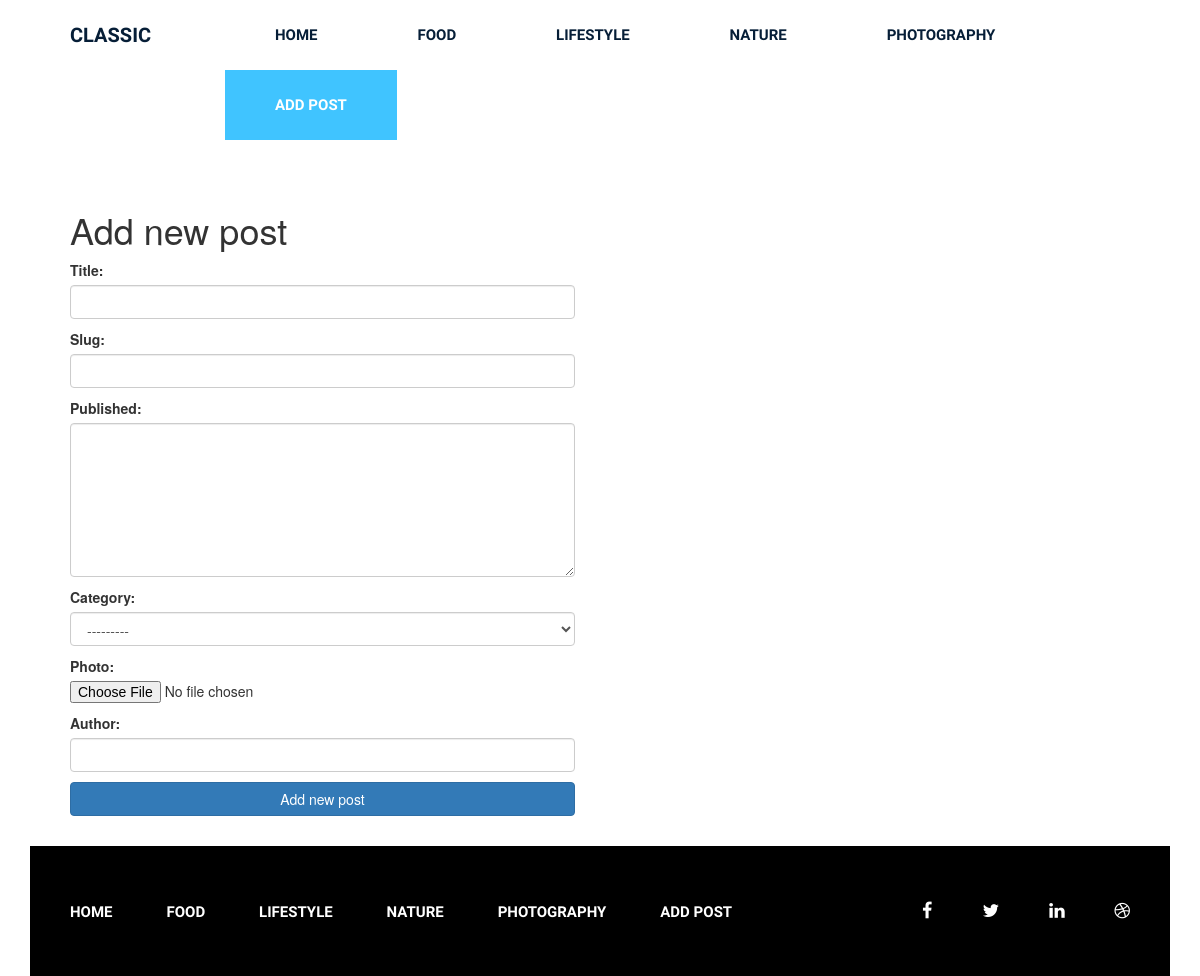
Page /add on the committed database.
### news/models.py (models this page shows)
class Category(models.Model):
    title = models.CharField(max_length=64)
    slug = models.SlugField(max_length=64, verbose_name='Category', unique=True)
    class Meta:
        ordering = ['title']
        verbose_name = 'Category'
        verbose_name_plural = 'Categories'
    def __str__(self):
        return self.title
    def get_absolute_url(self):
        return reverse_lazy('category', kwargs={'slug': self.slug})

### news/views.py (the view)
# urls.py: path('add', views.NewsAddView.as_view(), name='add'),
class NewsAddView(CreateView):
    form_class = NewsForm
    template_name = 'news/add.html'
    success_url = reverse_lazy('news')

### news/forms.py
class NewsForm(forms.ModelForm):
    class Meta:
        model = Post
        fields = ['title', 'slug', 'content', 'category', 'photo', 'author']
        widgets = {
            'title': forms.TextInput(attrs={'class': 'form-control'}),
            'slug': forms.TextInput(attrs={'class': 'form-control'}),
            'content': forms.Textarea(attrs={'class': 'form-control', 'rows': 7}),
            'category': forms.Select(attrs={'class': 'form-control'}),
            'author': forms.TextInput(attrs={'class': 'form-control'}),
        }

### news/templatetags/menu.py (called while the page is built)
@register.inclusion_tag('news/menu_tpl.html')
def show_menu(menu_class='menu'):
    categories = Category.objects.all()
    return {
        'categories': categories, 'menu_class': menu_class}

### news/templates/news/add.html (shortened to what this page needs)
{% extends 'detail_base.html' %}
{% load static %}
{% block content %}
    <section class="blog-post-area">
            <div class="container">
                <div class="row">
                    <div class="blog-post-area-style">
                            <div class="col-md-12">
                                <div class="single-post-big">
                                    <div class="big-image">
                                            <h1>Add new post</h1>
                                            <form method="POST" enctype="multipart/form-data" >
                                                {{ form.as_p }}
                                                <button type="submit" class="btn btn-primary btn-block mb-3">Add new post</button>
                                            </form>
                                    </div>
                                </div>
                            </div>
                    </div>
                </div>
            </div>
        </section>
{% endblock content %}

### news/templates/news/menu_tpl.html
<div class="{{ menu_class }}">
    <ul>
        <li><a href="{% url 'news' %}">Home</a></li>
        {% for category in categories %}
            <li><a href="{{ category.get_absolute_url }}">{{ category.title }}</a></li>
        {% endfor %}
        <li><a href="{% url 'add' %}">Add post</a></li>
    </ul>
</div>

### news/static/css/style.css (style rules this page uses)
.wrapper header.header .menu { margin: 0 }
.wrapper header.header .menu ul { float: right; margin: 0; padding: 0; margin-right: 4px; }
.wrapper header.header .menu ul li { display: inline-block; list-style: outside none none; margin: 0 -4px 0 0; }
.wrapper header.header .menu ul li a { color: rgb(6, 30, 55); font-family: "Raleway", sans-serif; font-size: 15px; font-weight: 600; line-height: 70px; padding: 26px 50px; text-decoration: none; text-transform: uppercase; }
.wrapper header.header .menu ul li.active a { background: #40c4ff; color: #fff; }
section.blog-post-area { margin-top: 50px; }
section.blog-post-area .big-image { float: left; width: 50%; padding-right: 35px; }
.blog-post-area .blog-post-area-style { margin: 0 20px 0 40px; }
.wrapper footer.footer .footer-menu { margin: 0 }
.wrapper footer.footer .footer-menu ul { line-height: 130px; margin: 0; padding: 0; }
.wrapper footer.footer .footer-menu ul li { display: inline; list-style: outside none none; margin: 0; padding: 30px 0px; }
.wrapper footer.footer .footer-menu ul li a { color: #fff; font-family: "Raleway", sans-serif; font-size: 15px; font-weight: 600; line-height: 70px; margin-left: 40px; padding: 26px 10px 26px 0; text-decoration: none; text-transform: uppercase; }

### rows in the picture
Category: title "FOOD"
Category: title "LIFESTYLE"
Category: title "NATURE"
Category: title "PHOTOGRAPHY"
